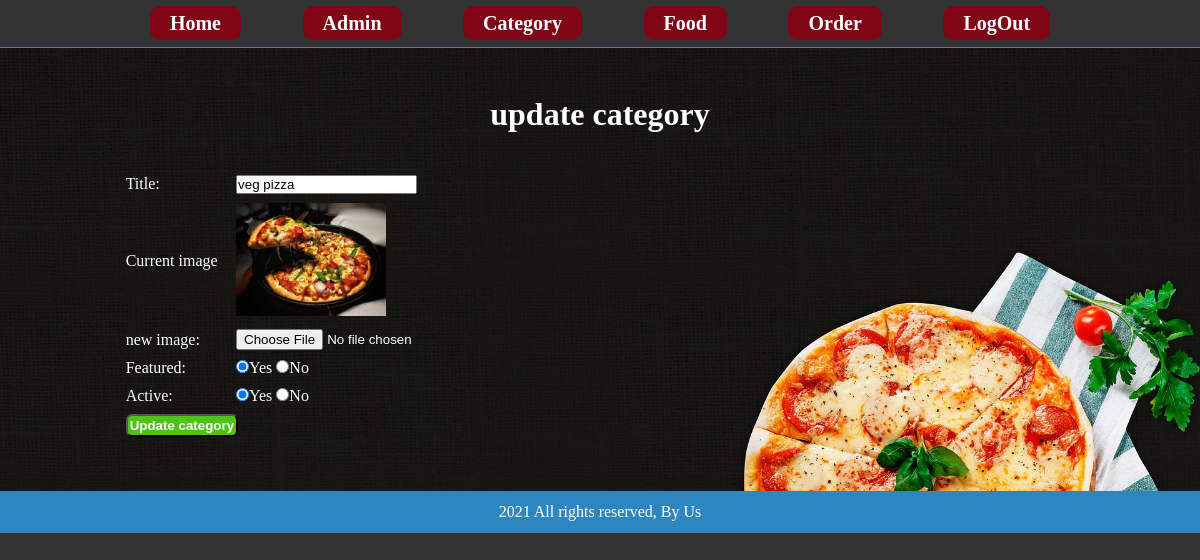
The app's page /admin/update-category.php?id=2 (signed in) with its own data.
### tables this page shows
CREATE TABLE `tbl_category` (
  `id` int(10) UNSIGNED NOT NULL,
  `title` varchar(255) NOT NULL,
  `image_name` varchar(255) NOT NULL,
  `featured` varchar(255) NOT NULL,
  `active` varchar(255) NOT NULL
);

### admin/update-category.php (the view, shortened to what this page needs)
<?php include('partials/menu.php') ?>
 <div class="main-content">
     	<div class="wrapper">
     		<h1>update category</h1>
     		<br/>
<br/>
<?php
if(isset($_GET['id']))
 {
	$id = $_GET['id'];
	$sql = "SELECT * FROM tbl_category WHERE id=$id";
	$res = mysqli_query($conn, $sql);
	$count = mysqli_num_rows($res);
	if ($count==1) {
		$row = mysqli_fetch_assoc($res);
		$title = $row['title'];
		$current_image = $row['image_name'];
		$featured = $row['featured'];
		$active = $row['active'];
	}else
	{
		$_SESSION['no-category-found'] = "<div class='error'>category not found</div>";
		header('location:'.SITEURL.'admin/manage-category.php');
	}
}
else
{
	header('location:'.SITEURL.'admin/manage-category.php');
}
?>
<form action="" method="POST" enctype="multipart/form-data">
<table class="tbl-30">
	<tr>
		<td>
			Title:
		</td>
		<td>
			<input type="text" name="title" value="<?php echo $title ?>">
		</td>
	</tr>
	<tr>
		<td>
			Current image
		</td>
		<td>
			<?php
			if ($current_image != "")
			 {
				?>
				<img src="<?php echo SITEURL; ?>images/category/<?php echo $current_image ?>" width="150px">
				<?php
			}else
			{
				echo "<div class='error'>Image not added</div>";
			}
			?>
		</td>
	</tr>
	<tr>
		<td> new image:</td>
		<td>
			<input type="file" name="image">
		</td>
	</tr>
	<tr>
		<td>Featured:</td>
		<td>
			<input <?php if ($featured=="Yes") { echo "checked";
			} ?> type="radio" name="featured" value="Yes">Yes
			<input <?php if ($featured=="No") { echo "checked";
			} ?> type="radio" name="featured" value="No">No
		</td>
	</tr>
	<tr>
		<td>Active:</td>
		<td>
			<input <?php if ($active=="Yes") { echo "checked";
			} ?> type="radio" name="active" value="Yes">Yes
			<input <?php if ($active=="No") { echo "checked";
			} ?> type="radio" name="active" value="No">No
		</td>
	</tr>
	<tr>
		<td>
			<input type="submit" name="submit" value="Update category" class="btn-secondary">
		</td>
	</tr>
</table>
</form>
</div>
</div>
<?php include('partials/footer.php') ?>

### css/admin.css (style rules this page uses)
* { margin: 0; padding: 0; }
body { background: #333333; color: white; }
.wrapper { padding: 1%; width: 80%; margin: 0 auto; }
.tbl-30 { width: 30%; }
table tr td { padding: 1%; }
.btn-secondary { background-color: #4CC417; padding: 2%; color: white; font-weight: bold; text-decoration: none; border-radius: 6px; transition: .6s; }
.main-content { background: url('../images/adminbgimg.jpg'); background-size:cover; padding: 3% 0; }
h1 { text-align: center; }

### records on screen
tbl_category: title "veg pizza", image_name (picture), featured "☑", active "☑"
